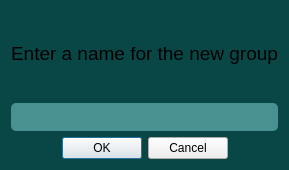
<?xml version="1.0" encoding="UTF-8"?>
<ui version="4.0">
 <class>AddGroup</class>
 <widget class="QDialog" name="AddGroup">
  <property name="geometry">
   <rect>
    <x>0</x>
    <y>0</y>
    <width>241</width>
    <height>170</height>
   </rect>
  </property>
  <property name="windowTitle">
   <string>Dialog</string>
  </property>
  <property name="styleSheet">
   <string notr="true">QDialog {background: #094747}
QLineEdit {background-color : #499090; border-width: 1px; 
border-radius: 5px; padding: 6px;}</string>
  </property>
  <layout class="QVBoxLayout" name="verticalLayout">
   <item>
    <widget class="QLabel" name="nameGroupLabel">
     <property name="minimumSize">
      <size>
       <width>0</width>
       <height>50</height>
      </size>
     </property>
     <property name="text">
      <string>&lt;html&gt;&lt;head/&gt;&lt;body&gt;&lt;p align=&quot;center&quot;&gt;&lt;span style=&quot; font-size:14pt;&quot;&gt;Enter a name for the new group&lt;/span&gt;&lt;/p&gt;&lt;/body&gt;&lt;/html&gt;</string>
     </property>
    </widget>
   </item>
   <item>
    <widget class="QLineEdit" name="nameGroupLine">
     <property name="styleSheet">
      <string notr="true"/>
     </property>
    </widget>
   </item>
   <item>
    <widget class="QDialogButtonBox" name="addGroupBox">
     <property name="orientation">
      <enum>Qt::Horizontal</enum>
     </property>
     <property name="standardButtons">
      <set>QDialogButtonBox::Cancel|QDialogButtonBox::Ok</set>
     </property>
     <property name="centerButtons">
      <bool>true</bool>
     </property>
    </widget>
   </item>
  </layout>
 </widget>
 <resources/>
 <connections>
  <connection>
   <sender>addGroupBox</sender>
   <signal>accepted()</signal>
   <receiver>AddGroup</receiver>
   <slot>accept()</slot>
   <hints>
    <hint type="sourcelabel">
     <x>228</x>
     <y>165</y>
    </hint>
    <hint type="destinationlabel">
     <x>157</x>
     <y>274</y>
    </hint>
   </hints>
  </connection>
  <connection>
   <sender>addGroupBox</sender>
   <signal>rejected()</signal>
   <receiver>AddGroup</receiver>
   <slot>reject()</slot>
   <hints>
    <hint type="sourcelabel">
     <x>228</x>
     <y>165</y>
    </hint>
    <hint type="destinationlabel">
     <x>286</x>
     <y>274</y>
    </hint>
   </hints>
  </connection>
 </connections>
</ui>
